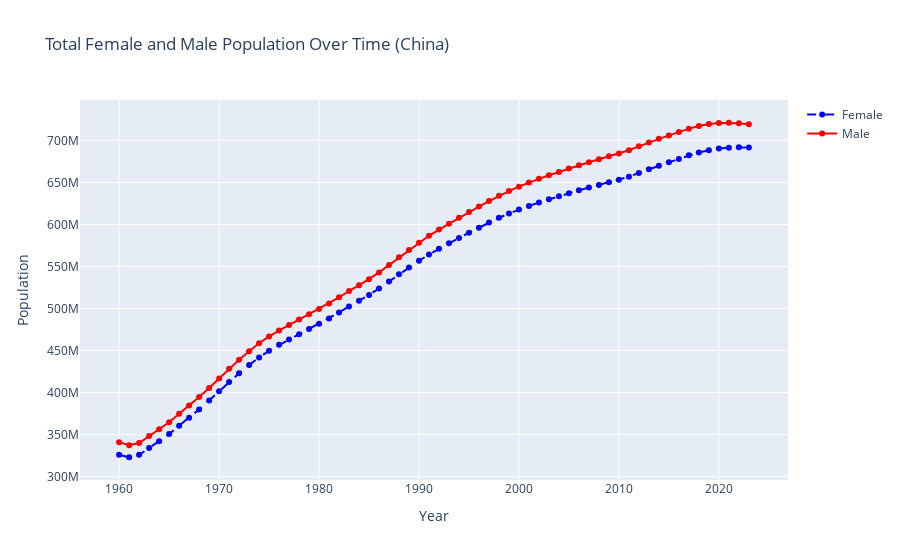
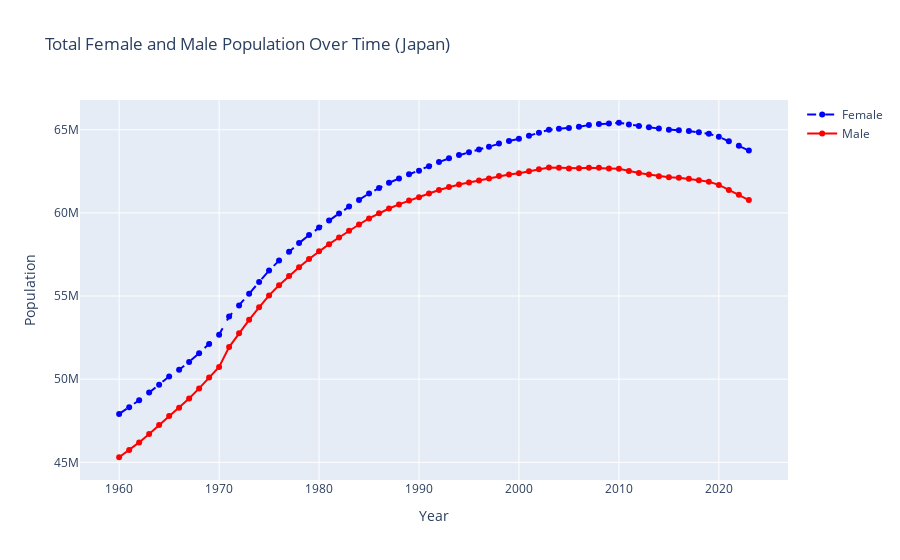
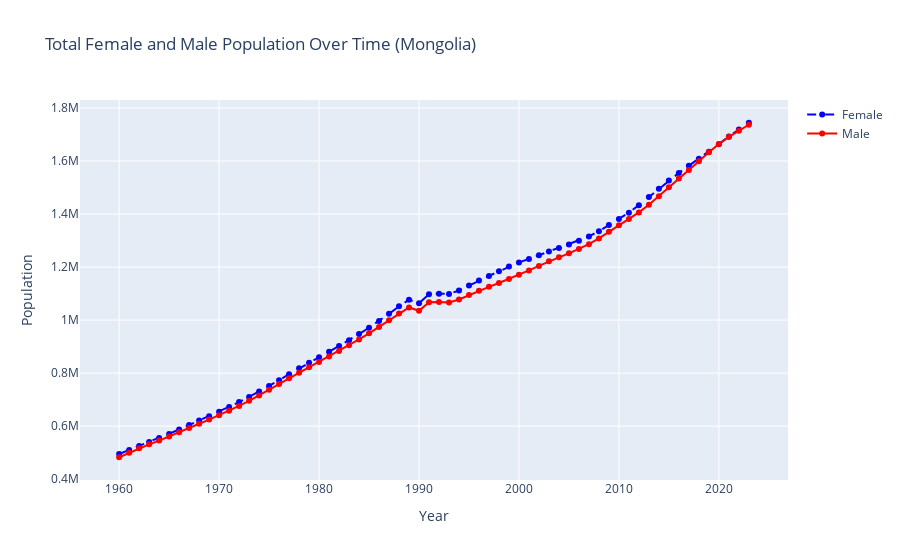
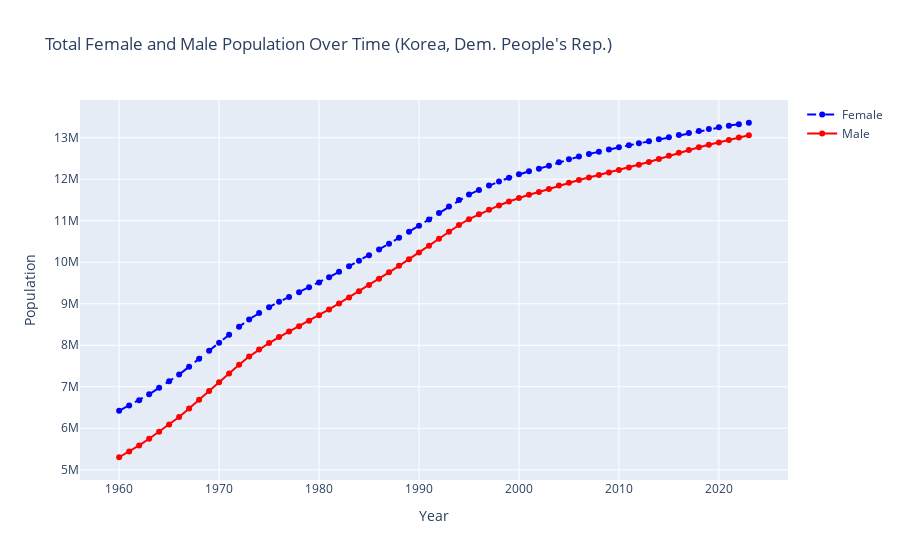

The notebook cell these images were saved under, in order:
### Markdown cell above
[Explore the helper functions used in this function](#Helper-Functions-For-In-Depth-Visualization-Function-(construct_dataframe))

### Code cell
# example usage
pop = construct_dataframe({"CHN":"China",
             "JPN":"Japan",
             "MNG": "Mongolia",
             "KOR": "Korea, Rep",
             "HKG": "Hong Kong",
             "PRK": "Korea, Dem. People's Rep."
            }, 'Population', graph_output = True, showtitles = True)
pop
